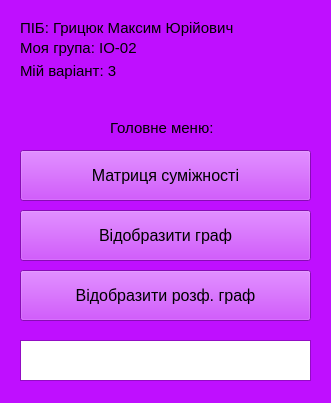
<?xml version="1.0" encoding="UTF-8"?>
<ui version="4.0">
 <class>MainWindow</class>
 <widget class="QMainWindow" name="MainWindow">
  <property name="geometry">
   <rect>
    <x>0</x>
    <y>0</y>
    <width>331</width>
    <height>403</height>
   </rect>
  </property>
  <property name="sizePolicy">
   <sizepolicy hsizetype="Preferred" vsizetype="Preferred">
    <horstretch>0</horstretch>
    <verstretch>0</verstretch>
   </sizepolicy>
  </property>
  <property name="minimumSize">
   <size>
    <width>331</width>
    <height>342</height>
   </size>
  </property>
  <property name="maximumSize">
   <size>
    <width>12321213</width>
    <height>121221</height>
   </size>
  </property>
  <property name="palette">
   <palette>
    <active>
     <colorrole role="WindowText">
      <brush brushstyle="SolidPattern">
       <color alpha="255">
        <red>0</red>
        <green>0</green>
        <blue>0</blue>
       </color>
      </brush>
     </colorrole>
     <colorrole role="Button">
      <brush brushstyle="SolidPattern">
       <color alpha="255">
        <red>191</red>
        <green>15</green>
        <blue>255</blue>
       </color>
      </brush>
     </colorrole>
     <colorrole role="Light">
      <brush brushstyle="SolidPattern">
       <color alpha="255">
        <red>225</red>
        <green>142</green>
        <blue>255</blue>
       </color>
      </brush>
     </colorrole>
     <colorrole role="Midlight">
      <brush brushstyle="SolidPattern">
       <color alpha="255">
        <red>208</red>
        <green>78</green>
        <blue>255</blue>
       </color>
      </brush>
     </colorrole>
     <colorrole role="Dark">
      <brush brushstyle="SolidPattern">
       <color alpha="255">
        <red>95</red>
        <green>7</green>
        <blue>127</blue>
       </color>
      </brush>
     </colorrole>
     <colorrole role="Mid">
      <brush brushstyle="SolidPattern">
       <color alpha="255">
        <red>127</red>
        <green>10</green>
        <blue>170</blue>
       </color>
      </brush>
     </colorrole>
     <colorrole role="Text">
      <brush brushstyle="SolidPattern">
       <color alpha="255">
        <red>0</red>
        <green>0</green>
        <blue>0</blue>
       </color>
      </brush>
     </colorrole>
     <colorrole role="BrightText">
      <brush brushstyle="SolidPattern">
       <color alpha="255">
        <red>255</red>
        <green>255</green>
        <blue>255</blue>
       </color>
      </brush>
     </colorrole>
     <colorrole role="ButtonText">
      <brush brushstyle="SolidPattern">
       <color alpha="255">
        <red>0</red>
        <green>0</green>
        <blue>0</blue>
       </color>
      </brush>
     </colorrole>
     <colorrole role="Base">
      <brush brushstyle="SolidPattern">
       <color alpha="255">
        <red>255</red>
        <green>255</green>
        <blue>255</blue>
       </color>
      </brush>
     </colorrole>
     <colorrole role="Window">
      <brush brushstyle="SolidPattern">
       <color alpha="255">
        <red>191</red>
        <green>15</green>
        <blue>255</blue>
       </color>
      </brush>
     </colorrole>
     <colorrole role="Shadow">
      <brush brushstyle="SolidPattern">
       <color alpha="255">
        <red>0</red>
        <green>0</green>
        <blue>0</blue>
       </color>
      </brush>
     </colorrole>
     <colorrole role="AlternateBase">
      <brush brushstyle="SolidPattern">
       <color alpha="255">
        <red>223</red>
        <green>135</green>
        <blue>255</blue>
       </color>
      </brush>
     </colorrole>
     <colorrole role="ToolTipBase">
      <brush brushstyle="SolidPattern">
       <color alpha="255">
        <red>255</red>
        <green>255</green>
        <blue>220</blue>
       </color>
      </brush>
     </colorrole>
     <colorrole role="ToolTipText">
      <brush brushstyle="SolidPattern">
       <color alpha="255">
        <red>0</red>
        <green>0</green>
        <blue>0</blue>
       </color>
      </brush>
     </colorrole>
     <colorrole role="PlaceholderText">
      <brush brushstyle="NoBrush">
       <color alpha="128">
        <red>0</red>
        <green>0</green>
        <blue>0</blue>
       </color>
      </brush>
     </colorrole>
    </active>
    <inactive>
     <colorrole role="WindowText">
      <brush brushstyle="SolidPattern">
       <color alpha="255">
        <red>0</red>
        <green>0</green>
        <blue>0</blue>
       </color>
      </brush>
     </colorrole>
     <colorrole role="Button">
      <brush brushstyle="SolidPattern">
       <color alpha="255">
        <red>191</red>
        <green>15</green>
        <blue>255</blue>
       </color>
      </brush>
     </colorrole>
     <colorrole role="Light">
      <brush brushstyle="SolidPattern">
       <color alpha="255">
        <red>225</red>
        <green>142</green>
        <blue>255</blue>
       </color>
      </brush>
     </colorrole>
     <colorrole role="Midlight">
      <brush brushstyle="SolidPattern">
       <color alpha="255">
        <red>208</red>
        <green>78</green>
        <blue>255</blue>
       </color>
      </brush>
     </colorrole>
     <colorrole role="Dark">
      <brush brushstyle="SolidPattern">
       <color alpha="255">
        <red>95</red>
        <green>7</green>
        <blue>127</blue>
       </color>
      </brush>
     </colorrole>
     <colorrole role="Mid">
      <brush brushstyle="SolidPattern">
       <color alpha="255">
        <red>127</red>
        <green>10</green>
        <blue>170</blue>
       </color>
      </brush>
     </colorrole>
     <colorrole role="Text">
      <brush brushstyle="SolidPattern">
       <color alpha="255">
        <red>0</red>
        <green>0</green>
        <blue>0</blue>
       </color>
      </brush>
     </colorrole>
     <colorrole role="BrightText">
      <brush brushstyle="SolidPattern">
       <color alpha="255">
        <red>255</red>
        <green>255</green>
        <blue>255</blue>
       </color>
      </brush>
     </colorrole>
     <colorrole role="ButtonText">
      <brush brushstyle="SolidPattern">
       <color alpha="255">
        <red>0</red>
        <green>0</green>
        <blue>0</blue>
       </color>
      </brush>
     </colorrole>
     <colorrole role="Base">
      <brush brushstyle="SolidPattern">
       <color alpha="255">
        <red>255</red>
        <green>255</green>
        <blue>255</blue>
       </color>
      </brush>
     </colorrole>
     <colorrole role="Window">
      <brush brushstyle="SolidPattern">
       <color alpha="255">
        <red>191</red>
        <green>15</green>
        <blue>255</blue>
       </color>
      </brush>
     </colorrole>
     <colorrole role="Shadow">
      <brush brushstyle="SolidPattern">
       <color alpha="255">
        <red>0</red>
        <green>0</green>
        <blue>0</blue>
       </color>
      </brush>
     </colorrole>
     <colorrole role="AlternateBase">
      <brush brushstyle="SolidPattern">
       <color alpha="255">
        <red>223</red>
        <green>135</green>
        <blue>255</blue>
       </color>
      </brush>
     </colorrole>
     <colorrole role="ToolTipBase">
      <brush brushstyle="SolidPattern">
       <color alpha="255">
        <red>255</red>
        <green>255</green>
        <blue>220</blue>
       </color>
      </brush>
     </colorrole>
     <colorrole role="ToolTipText">
      <brush brushstyle="SolidPattern">
       <color alpha="255">
        <red>0</red>
        <green>0</green>
        <blue>0</blue>
       </color>
      </brush>
     </colorrole>
     <colorrole role="PlaceholderText">
      <brush brushstyle="NoBrush">
       <color alpha="128">
        <red>0</red>
        <green>0</green>
        <blue>0</blue>
       </color>
      </brush>
     </colorrole>
    </inactive>
    <disabled>
     <colorrole role="WindowText">
      <brush brushstyle="SolidPattern">
       <color alpha="255">
        <red>95</red>
        <green>7</green>
        <blue>127</blue>
       </color>
      </brush>
     </colorrole>
     <colorrole role="Button">
      <brush brushstyle="SolidPattern">
       <color alpha="255">
        <red>191</red>
        <green>15</green>
        <blue>255</blue>
       </color>
      </brush>
     </colorrole>
     <colorrole role="Light">
      <brush brushstyle="SolidPattern">
       <color alpha="255">
        <red>225</red>
        <green>142</green>
        <blue>255</blue>
       </color>
      </brush>
     </colorrole>
     <colorrole role="Midlight">
      <brush brushstyle="SolidPattern">
       <color alpha="255">
        <red>208</red>
        <green>78</green>
        <blue>255</blue>
       </color>
      </brush>
     </colorrole>
     <colorrole role="Dark">
      <brush brushstyle="SolidPattern">
       <color alpha="255">
        <red>95</red>
        <green>7</green>
        <blue>127</blue>
       </color>
      </brush>
     </colorrole>
     <colorrole role="Mid">
      <brush brushstyle="SolidPattern">
       <color alpha="255">
        <red>127</red>
        <green>10</green>
        <blue>170</blue>
       </color>
      </brush>
     </colorrole>
     <colorrole role="Text">
      <brush brushstyle="SolidPattern">
       <color alpha="255">
        <red>95</red>
        <green>7</green>
        <blue>127</blue>
       </color>
      </brush>
     </colorrole>
     <colorrole role="BrightText">
      <brush brushstyle="SolidPattern">
       <color alpha="255">
        <red>255</red>
        <green>255</green>
        <blue>255</blue>
       </color>
      </brush>
     </colorrole>
     <colorrole role="ButtonText">
      <brush brushstyle="SolidPattern">
       <color alpha="255">
        <red>95</red>
        <green>7</green>
        <blue>127</blue>
       </color>
      </brush>
     </colorrole>
     <colorrole role="Base">
      <brush brushstyle="SolidPattern">
       <color alpha="255">
        <red>191</red>
        <green>15</green>
        <blue>255</blue>
       </color>
      </brush>
     </colorrole>
     <colorrole role="Window">
      <brush brushstyle="SolidPattern">
       <color alpha="255">
        <red>191</red>
        <green>15</green>
        <blue>255</blue>
       </color>
      </brush>
     </colorrole>
     <colorrole role="Shadow">
      <brush brushstyle="SolidPattern">
       <color alpha="255">
        <red>0</red>
        <green>0</green>
        <blue>0</blue>
       </color>
      </brush>
     </colorrole>
     <colorrole role="AlternateBase">
      <brush brushstyle="SolidPattern">
       <color alpha="255">
        <red>191</red>
        <green>15</green>
        <blue>255</blue>
       </color>
      </brush>
     </colorrole>
     <colorrole role="ToolTipBase">
      <brush brushstyle="SolidPattern">
       <color alpha="255">
        <red>255</red>
        <green>255</green>
        <blue>220</blue>
       </color>
      </brush>
     </colorrole>
     <colorrole role="ToolTipText">
      <brush brushstyle="SolidPattern">
       <color alpha="255">
        <red>0</red>
        <green>0</green>
        <blue>0</blue>
       </color>
      </brush>
     </colorrole>
     <colorrole role="PlaceholderText">
      <brush brushstyle="NoBrush">
       <color alpha="128">
        <red>0</red>
        <green>0</green>
        <blue>0</blue>
       </color>
      </brush>
     </colorrole>
    </disabled>
   </palette>
  </property>
  <property name="windowTitle">
   <string>Вікно №1</string>
  </property>
  <widget class="QWidget" name="centralwidget">
   <property name="palette">
    <palette>
     <active>
      <colorrole role="WindowText">
       <brush brushstyle="SolidPattern">
        <color alpha="255">
         <red>0</red>
         <green>0</green>
         <blue>0</blue>
        </color>
       </brush>
      </colorrole>
      <colorrole role="Button">
       <brush brushstyle="SolidPattern">
        <color alpha="255">
         <red>191</red>
         <green>15</green>
         <blue>255</blue>
        </color>
       </brush>
      </colorrole>
      <colorrole role="Light">
       <brush brushstyle="SolidPattern">
        <color alpha="255">
         <red>225</red>
         <green>142</green>
         <blue>255</blue>
        </color>
       </brush>
      </colorrole>
      <colorrole role="Midlight">
       <brush brushstyle="SolidPattern">
        <color alpha="255">
         <red>208</red>
         <green>78</green>
         <blue>255</blue>
        </color>
       </brush>
      </colorrole>
      <colorrole role="Dark">
       <brush brushstyle="SolidPattern">
        <color alpha="255">
         <red>95</red>
         <green>7</green>
         <blue>127</blue>
        </color>
       </brush>
      </colorrole>
      <colorrole role="Mid">
       <brush brushstyle="SolidPattern">
        <color alpha="255">
         <red>127</red>
         <green>10</green>
         <blue>170</blue>
        </color>
       </brush>
      </colorrole>
      <colorrole role="Text">
       <brush brushstyle="SolidPattern">
        <color alpha="255">
         <red>0</red>
         <green>0</green>
         <blue>0</blue>
        </color>
       </brush>
      </colorrole>
      <colorrole role="BrightText">
       <brush brushstyle="SolidPattern">
        <color alpha="255">
         <red>255</red>
         <green>255</green>
         <blue>255</blue>
        </color>
       </brush>
      </colorrole>
      <colorrole role="ButtonText">
       <brush brushstyle="SolidPattern">
        <color alpha="255">
         <red>0</red>
         <green>0</green>
         <blue>0</blue>
        </color>
       </brush>
      </colorrole>
      <colorrole role="Base">
       <brush brushstyle="SolidPattern">
        <color alpha="255">
         <red>255</red>
         <green>255</green>
         <blue>255</blue>
        </color>
       </brush>
      </colorrole>
      <colorrole role="Window">
       <brush brushstyle="SolidPattern">
        <color alpha="255">
         <red>191</red>
         <green>15</green>
         <blue>255</blue>
        </color>
       </brush>
      </colorrole>
      <colorrole role="Shadow">
       <brush brushstyle="SolidPattern">
        <color alpha="255">
         <red>0</red>
         <green>0</green>
         <blue>0</blue>
        </color>
       </brush>
      </colorrole>
      <colorrole role="AlternateBase">
       <brush brushstyle="SolidPattern">
        <color alpha="255">
         <red>223</red>
         <green>135</green>
         <blue>255</blue>
        </color>
       </brush>
      </colorrole>
      <colorrole role="ToolTipBase">
       <brush brushstyle="SolidPattern">
        <color alpha="255">
         <red>255</red>
         <green>255</green>
         <blue>220</blue>
        </color>
       </brush>
      </colorrole>
      <colorrole role="ToolTipText">
       <brush brushstyle="SolidPattern">
        <color alpha="255">
         <red>0</red>
         <green>0</green>
         <blue>0</blue>
        </color>
       </brush>
      </colorrole>
      <colorrole role="PlaceholderText">
       <brush brushstyle="SolidPattern">
        <color alpha="128">
         <red>0</red>
         <green>0</green>
         <blue>0</blue>
        </color>
       </brush>
      </colorrole>
     </active>
     <inactive>
      <colorrole role="WindowText">
       <brush brushstyle="SolidPattern">
        <color alpha="255">
         <red>0</red>
         <green>0</green>
         <blue>0</blue>
        </color>
       </brush>
      </colorrole>
      <colorrole role="Button">
       <brush brushstyle="SolidPattern">
        <color alpha="255">
         <red>191</red>
         <green>15</green>
         <blue>255</blue>
        </color>
       </brush>
      </colorrole>
      <colorrole role="Light">
       <brush brushstyle="SolidPattern">
        <color alpha="255">
         <red>225</red>
         <green>142</green>
         <blue>255</blue>
        </color>
       </brush>
      </colorrole>
      <colorrole role="Midlight">
       <brush brushstyle="SolidPattern">
        <color alpha="255">
         <red>208</red>
         <green>78</green>
         <blue>255</blue>
        </color>
       </brush>
      </colorrole>
      <colorrole role="Dark">
       <brush brushstyle="SolidPattern">
        <color alpha="255">
         <red>95</red>
         <green>7</green>
         <blue>127</blue>
        </color>
       </brush>
      </colorrole>
      <colorrole role="Mid">
       <brush brushstyle="SolidPattern">
        <color alpha="255">
         <red>127</red>
         <green>10</green>
         <blue>170</blue>
        </color>
       </brush>
      </colorrole>
      <colorrole role="Text">
       <brush brushstyle="SolidPattern">
        <color alpha="255">
         <red>0</red>
         <green>0</green>
         <blue>0</blue>
        </color>
       </brush>
      </colorrole>
      <colorrole role="BrightText">
       <brush brushstyle="SolidPattern">
        <color alpha="255">
         <red>255</red>
         <green>255</green>
         <blue>255</blue>
        </color>
       </brush>
      </colorrole>
      <colorrole role="ButtonText">
       <brush brushstyle="SolidPattern">
        <color alpha="255">
         <red>0</red>
         <green>0</green>
         <blue>0</blue>
        </color>
       </brush>
      </colorrole>
      <colorrole role="Base">
       <brush brushstyle="SolidPattern">
        <color alpha="255">
         <red>255</red>
         <green>255</green>
         <blue>255</blue>
        </color>
       </brush>
      </colorrole>
      <colorrole role="Window">
       <brush brushstyle="SolidPattern">
        <color alpha="255">
         <red>191</red>
         <green>15</green>
         <blue>255</blue>
        </color>
       </brush>
      </colorrole>
      <colorrole role="Shadow">
       <brush brushstyle="SolidPattern">
        <color alpha="255">
         <red>0</red>
         <green>0</green>
         <blue>0</blue>
        </color>
       </brush>
      </colorrole>
      <colorrole role="AlternateBase">
       <brush brushstyle="SolidPattern">
        <color alpha="255">
         <red>223</red>
         <green>135</green>
         <blue>255</blue>
        </color>
       </brush>
      </colorrole>
      <colorrole role="ToolTipBase">
       <brush brushstyle="SolidPattern">
        <color alpha="255">
         <red>255</red>
         <green>255</green>
         <blue>220</blue>
        </color>
       </brush>
      </colorrole>
      <colorrole role="ToolTipText">
       <brush brushstyle="SolidPattern">
        <color alpha="255">
         <red>0</red>
         <green>0</green>
         <blue>0</blue>
        </color>
       </brush>
      </colorrole>
      <colorrole role="PlaceholderText">
       <brush brushstyle="SolidPattern">
        <color alpha="128">
         <red>0</red>
         <green>0</green>
         <blue>0</blue>
        </color>
       </brush>
      </colorrole>
     </inactive>
     <disabled>
      <colorrole role="WindowText">
       <brush brushstyle="SolidPattern">
        <color alpha="255">
         <red>95</red>
         <green>7</green>
         <blue>127</blue>
        </color>
       </brush>
      </colorrole>
      <colorrole role="Button">
       <brush brushstyle="SolidPattern">
        <color alpha="255">
         <red>191</red>
         <green>15</green>
         <blue>255</blue>
        </color>
       </brush>
      </colorrole>
      <colorrole role="Light">
       <brush brushstyle="SolidPattern">
        <color alpha="255">
         <red>225</red>
         <green>142</green>
         <blue>255</blue>
        </color>
       </brush>
      </colorrole>
      <colorrole role="Midlight">
       <brush brushstyle="SolidPattern">
        <color alpha="255">
         <red>208</red>
         <green>78</green>
         <blue>255</blue>
        </color>
       </brush>
      </colorrole>
      <colorrole role="Dark">
       <brush brushstyle="SolidPattern">
        <color alpha="255">
         <red>95</red>
         <green>7</green>
         <blue>127</blue>
        </color>
       </brush>
      </colorrole>
      <colorrole role="Mid">
       <brush brushstyle="SolidPattern">
        <color alpha="255">
         <red>127</red>
         <green>10</green>
         <blue>170</blue>
        </color>
       </brush>
      </colorrole>
      <colorrole role="Text">
       <brush brushstyle="SolidPattern">
        <color alpha="255">
         <red>95</red>
         <green>7</green>
         <blue>127</blue>
        </color>
       </brush>
      </colorrole>
      <colorrole role="BrightText">
       <brush brushstyle="SolidPattern">
        <color alpha="255">
         <red>255</red>
         <green>255</green>
         <blue>255</blue>
        </color>
       </brush>
      </colorrole>
      <colorrole role="ButtonText">
       <brush brushstyle="SolidPattern">
        <color alpha="255">
         <red>95</red>
         <green>7</green>
         <blue>127</blue>
        </color>
       </brush>
      </colorrole>
      <colorrole role="Base">
       <brush brushstyle="SolidPattern">
        <color alpha="255">
         <red>191</red>
         <green>15</green>
         <blue>255</blue>
        </color>
       </brush>
      </colorrole>
      <colorrole role="Window">
       <brush brushstyle="SolidPattern">
        <color alpha="255">
         <red>191</red>
         <green>15</green>
         <blue>255</blue>
        </color>
       </brush>
      </colorrole>
      <colorrole role="Shadow">
       <brush brushstyle="SolidPattern">
        <color alpha="255">
         <red>0</red>
         <green>0</green>
         <blue>0</blue>
        </color>
       </brush>
      </colorrole>
      <colorrole role="AlternateBase">
       <brush brushstyle="SolidPattern">
        <color alpha="255">
         <red>191</red>
         <green>15</green>
         <blue>255</blue>
        </color>
       </brush>
      </colorrole>
      <colorrole role="ToolTipBase">
       <brush brushstyle="SolidPattern">
        <color alpha="255">
         <red>255</red>
         <green>255</green>
         <blue>220</blue>
        </color>
       </brush>
      </colorrole>
      <colorrole role="ToolTipText">
       <brush brushstyle="SolidPattern">
        <color alpha="255">
         <red>0</red>
         <green>0</green>
         <blue>0</blue>
        </color>
       </brush>
      </colorrole>
      <colorrole role="PlaceholderText">
       <brush brushstyle="SolidPattern">
        <color alpha="128">
         <red>0</red>
         <green>0</green>
         <blue>0</blue>
        </color>
       </brush>
      </colorrole>
     </disabled>
    </palette>
   </property>
   <widget class="QPushButton" name="buttonCall2">
    <property name="geometry">
     <rect>
      <x>20</x>
      <y>150</y>
      <width>291</width>
      <height>51</height>
     </rect>
    </property>
    <property name="font">
     <font>
      <pointsize>12</pointsize>
     </font>
    </property>
    <property name="text">
     <string>Матриця суміжності</string>
    </property>
   </widget>
   <widget class="QPushButton" name="buttonCall3">
    <property name="geometry">
     <rect>
      <x>20</x>
      <y>210</y>
      <width>291</width>
      <height>51</height>
     </rect>
    </property>
    <property name="font">
     <font>
      <pointsize>12</pointsize>
     </font>
    </property>
    <property name="text">
     <string>Відобразити граф</string>
    </property>
   </widget>
   <widget class="QPushButton" name="buttonCall4">
    <property name="geometry">
     <rect>
      <x>20</x>
      <y>270</y>
      <width>291</width>
      <height>51</height>
     </rect>
    </property>
    <property name="font">
     <font>
      <pointsize>12</pointsize>
     </font>
    </property>
    <property name="text">
     <string>Відобразити розф. граф</string>
    </property>
   </widget>
   <widget class="QLabel" name="labelVarGet">
    <property name="geometry">
     <rect>
      <x>20</x>
      <y>60</y>
      <width>121</width>
      <height>21</height>
     </rect>
    </property>
    <property name="font">
     <font>
      <pointsize>11</pointsize>
     </font>
    </property>
    <property name="text">
     <string>Мій варіант: 3</string>
    </property>
   </widget>
   <widget class="QLabel" name="labelCallCapt">
    <property name="geometry">
     <rect>
      <x>110</x>
      <y>120</y>
      <width>111</width>
      <height>16</height>
     </rect>
    </property>
    <property name="font">
     <font>
      <pointsize>11</pointsize>
     </font>
    </property>
    <property name="text">
     <string>Головне меню:</string>
    </property>
   </widget>
   <widget class="QLabel" name="labelInfo1">
    <property name="geometry">
     <rect>
      <x>20</x>
      <y>20</y>
      <width>251</width>
      <height>16</height>
     </rect>
    </property>
    <property name="font">
     <font>
      <pointsize>11</pointsize>
     </font>
    </property>
    <property name="text">
     <string>ПІБ: Грицюк Максим Юрійович</string>
    </property>
   </widget>
   <widget class="QLabel" name="labelInfo2">
    <property name="geometry">
     <rect>
      <x>20</x>
      <y>40</y>
      <width>231</width>
      <height>16</height>
     </rect>
    </property>
    <property name="font">
     <font>
      <pointsize>11</pointsize>
     </font>
    </property>
    <property name="text">
     <string>Моя група: ІО-02</string>
    </property>
   </widget>
   <widget class="QTextBrowser" name="browserAction">
    <property name="geometry">
     <rect>
      <x>20</x>
      <y>340</y>
      <width>291</width>
      <height>41</height>
     </rect>
    </property>
   </widget>
  </widget>
 </widget>
 <resources/>
 <connections/>
</ui>
